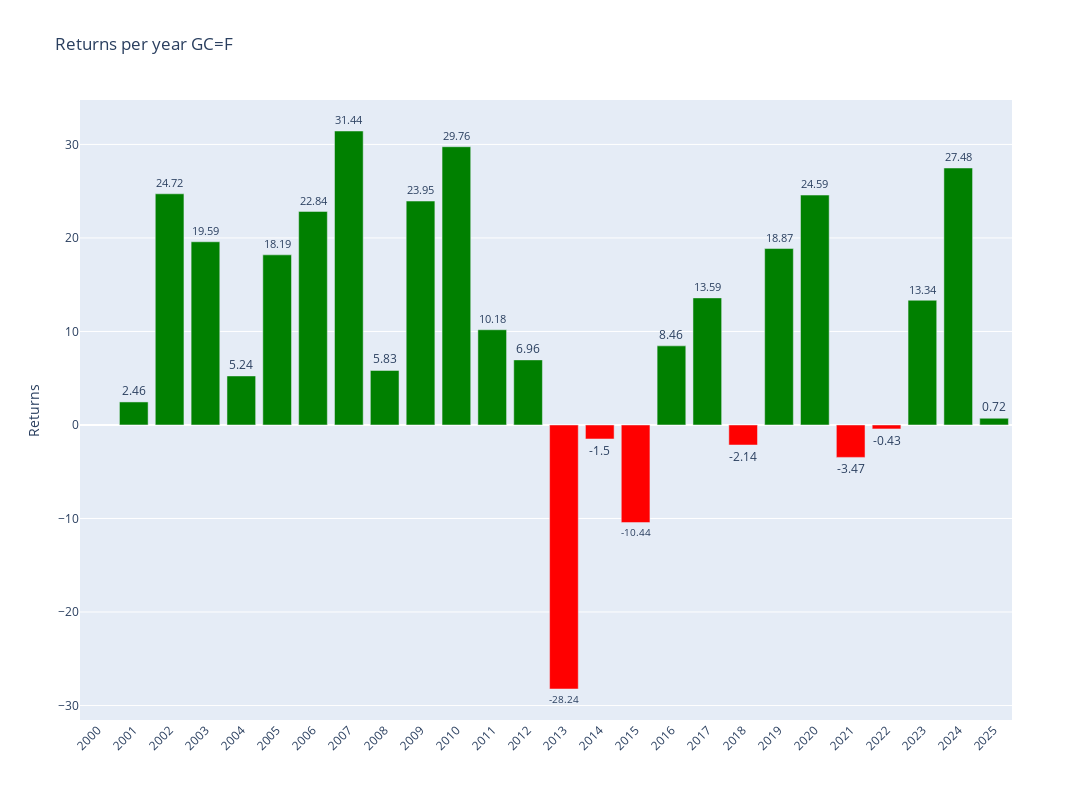

Notebook cell for this chart:
### Code cell
# Plotly
fig = make_subplots()

# Add colors
colors = ['green' if x >= 0 else 'red' for x in annual_data['Return']]

# Graph (1,1)
fig.add_trace(go.Bar(y=annual_data['Return'],x=annual_data['Return'].index,text=round(annual_data['Return'],2),textposition='outside',marker_color=colors,hoverinfo='skip'),row=1,col=1)

# Update xaxis properties
fig.update_yaxes(title_text="Returns", row=1, col=1)

fig.update_layout(xaxis=dict(tickvals=annual_data.index,tickangle=-45),height=800, width=1300,title=f"Returns per year {ticker}")

fig.show()

### Figure 1 — Plotly figure (JSON) as saved in the notebook; plotly's stock layout.template omitted (floating-point values rounded to 4 significant figures)
{"data": [{"hoverinfo": "skip", "marker": {"color": ["red", "green", "green", "green", "green", "green", "green", "green", "green", "green", "green", "green", "green", "red", "red", "red", "green", "green", "red", "green", "green", "red", "red", "green", "green", "green"]}, "text": [null, 2.46, 24.72, 19.59, 5.24, 18.19, 22.84, 31.44, 5.83, 23.95, 29.76, 10.18, 6.96, -28.24, -1.5, -10.44, 8.46, 13.59, -2.14, 18.87, 24.59, -3.47, -0.43, 13.34, 27.48, 0.72], "textposition": "outside", "type": "bar", "x": [2000, 2001, 2002, 2003, 2004, 2005, 2006, 2007, 2008, 2009, 2010, 2011, 2012, 2013, 2014, 2015, 2016, 2017, 2018, 2019, 2020, 2021, 2022, 2023, 2024, 2025], "xaxis": "x", "y": [null, 2.463, 24.72, 19.59, 5.244, 18.19, 22.84, 31.44, 5.833, 23.95, 29.76, 10.18, 6.961, -28.24, -1.498, -10.44, 8.46, 13.59, -2.143, 18.87, 24.59, -3.465, -0.4268, 13.34, 27.48, 0.7189], "yaxis": "y"}], "layout": {"height": 800, "title": {"text": "Returns per year GC=F"}, "width": 1300, "xaxis": {"anchor": "y", "domain": [0, 1], "tickangle": -45, "tickvals": [2000, 2001, 2002, 2003, 2004, 2005, 2006, 2007, 2008, 2009, 2010, 2011, 2012, 2013, 2014, 2015, 2016, 2017, 2018, 2019, 2020, 2021, 2022, 2023, 2024, 2025]}, "yaxis": {"anchor": "x", "domain": [0, 1], "title": {"text": "Returns"}}}}
